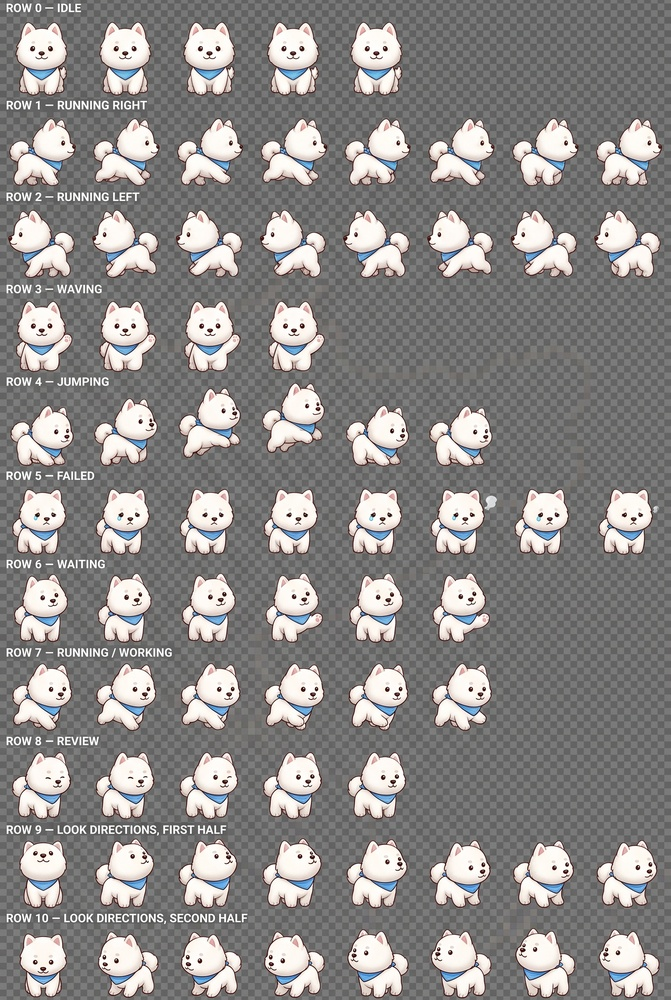
#> input picture 13_imagine/Gemini_Generated_Image_8ey5zg8ey5zg8ey5.jpg, 671 x 1000 px, shrunk from 1696 x 2528 before the run, found by its file name
$ python grid.py
#> lines starting #> are read from the running program, lines starting #| are printed output that depends on the picture; after the words box and inside, x2 and y2 are one past the last pixel; in counts of white or black regions, pixels touching at a corner belong together
import numpy as np
from PIL import Image

SRC = r"c:/Users/hp/Desktop/Python_Projects/my_project/13_imagine/Gemini_Generated_Image_8ey5zg8ey5zg8ey5.jpg"

arr = np.array(Image.open(SRC).convert("RGB")).astype(np.int16)
H, W, _ = arr.shape
#> H = 1000; W = 671
mx = arr.max(axis=2)
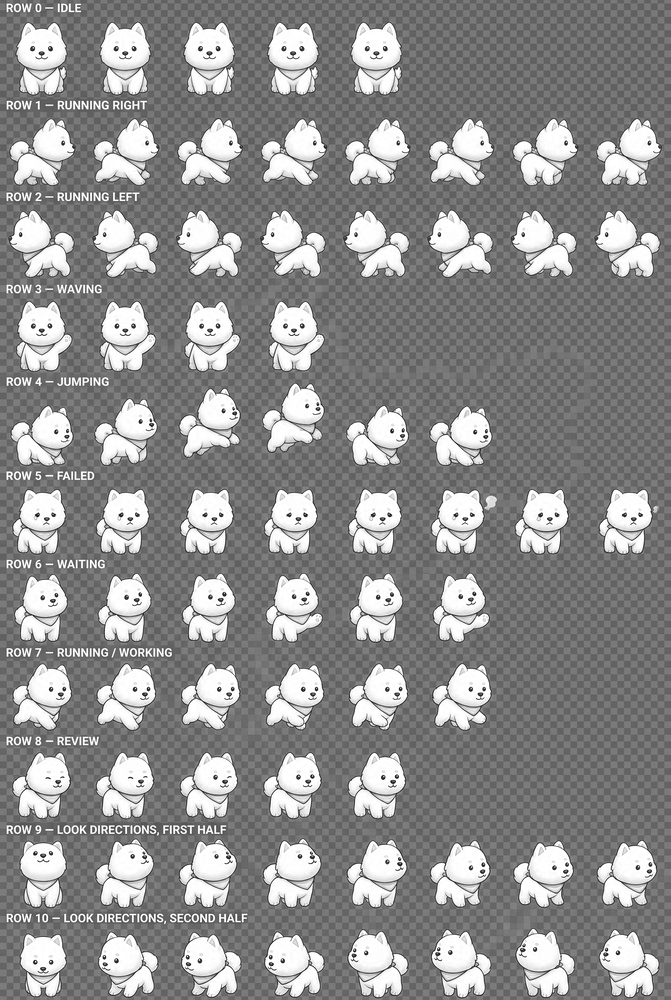
#> mx: shape (1000, 671) int16; min 11, max 255, mean 143.2
mn = arr.min(axis=2)
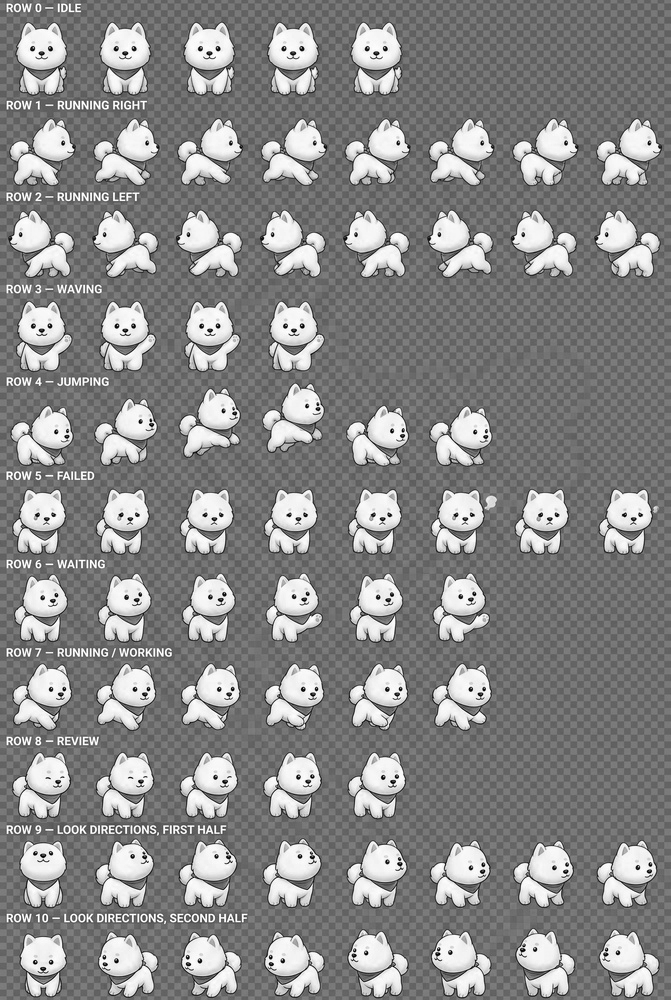
#> mn: shape (1000, 671) int16; min 0, max 255, mean 136.6
sat = mx - mn
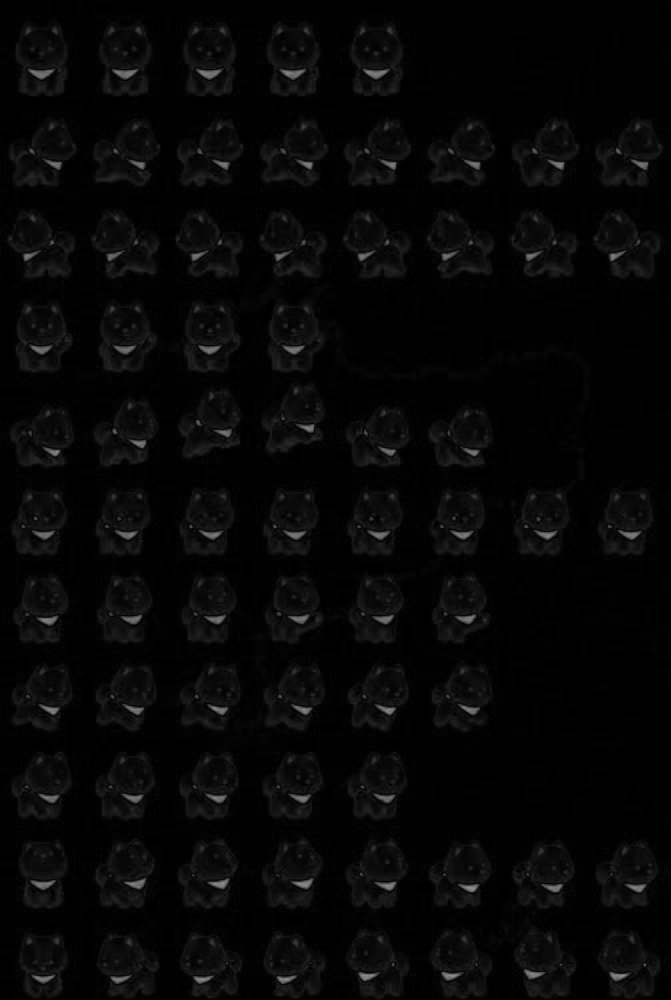
#> sat: shape (1000, 671) int16; min 0, max 144, mean 6.6
val = mx

# checkerboard = neutral grey in the two detected levels
gray = (sat < 16) & (val >= 70) & (val <= 150)
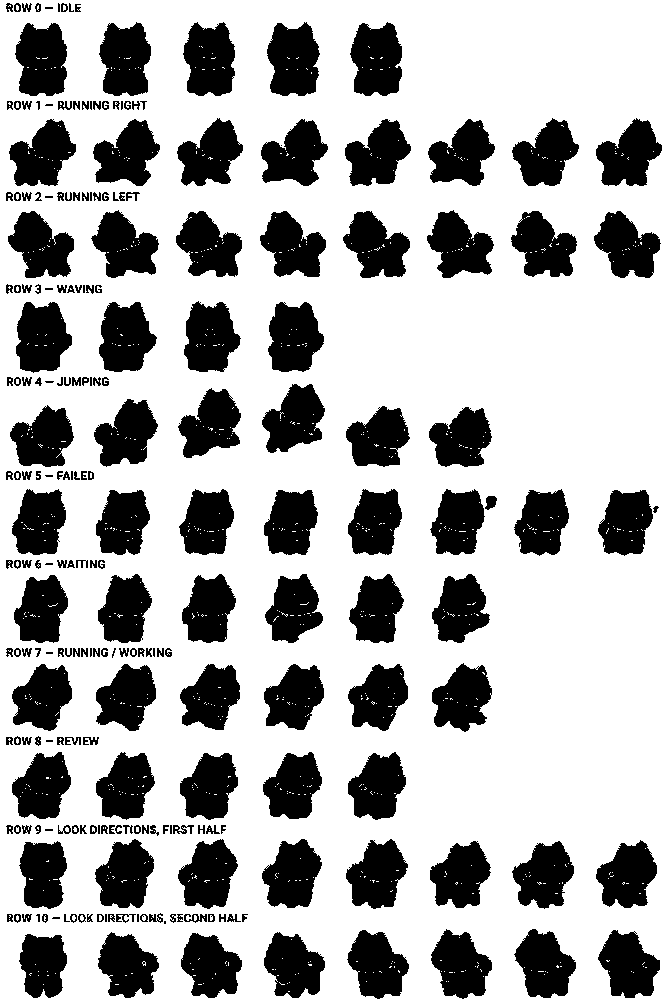
#> gray: shape (1000, 671) bool; 69.6% white; 235 black regions (28 under 20 px), largest, box (x1, y1, x2, y2) and area: (267, 22, 320, 96) 3060, (350, 22, 402, 96) 3041, (15, 23, 67, 96) 3033
fg = ~gray
print("fg fraction:", round(float(fg.mean()), 4))
#| fg fraction: 0.304


def runs(mask, minlen=1):
    """Return (start, end) of True runs."""
    d = np.diff(np.concatenate(([0], mask.astype(np.int8), [0])))
    st = np.where(d == 1)[0]
    en = np.where(d == -1)[0]
    return [(int(a), int(b)) for a, b in zip(st, en) if b - a >= minlen]


rowprof = fg.mean(axis=1)
#> rowprof = 1000 values, max 0.779 at index 149, min 0 at index 0, mean 0.304
bands = runs(rowprof > 0.02, minlen=60)
#> in runs, `d = np.diff(np.concatenate(([0], mask.astype(np.int8), [0])))`: d = 1001 values, max 1 at index 3, min -1 at index 12, mean 0
#> in runs, `st = np.where(d == 1)[0]`: st = 21 values from 3 to 930
#> in runs, `en = np.where(d == -1)[0]`: en = 21 values from 12 to 998
#> bands = [(23, 96), (119, 186), (211, 278), (302, 372), (377, 467), (489, 555), (574, 643), (664, 731), (753, 819), (840, 908), (930, 998)]
print("bands found:", len(bands))
#| bands found: 11
for i, (a, b) in enumerate(bands):
    print("  band", i, "y", a, b, "h", b - a)
#> this loop made 11 passes
#|   band 0 y 23 96 h 73
#|   band 1 y 119 186 h 67
#|   band 2 y 211 278 h 67
#|   band 3 y 302 372 h 70
#|   band 4 y 377 467 h 90
#|   band 5 y 489 555 h 66
#|   band 6 y 574 643 h 69
#|   band 7 y 664 731 h 67
#> (further printed lines are left out)

colprof = fg.mean(axis=0)
#> colprof = 671 values, max 0.745 at index 39, min 0 at index 0, mean 0.304
cols = runs(colprof > 0.03, minlen=40)
#> cols = [(6, 89), (90, 159), (178, 241), (262, 325), (346, 409), (430, 492), (513, 576), (597, 660)]
print("cols found:", len(cols))
#| cols found: 8
for i, (a, b) in enumerate(cols):
    print("  col", i, "x", a, b, "w", b - a)
#> this loop made 8 passes
#|   col 0 x 6 89 w 83
#|   col 1 x 90 159 w 69
#|   col 2 x 178 241 w 63
#|   col 3 x 262 325 w 63
#|   col 4 x 346 409 w 63
#|   col 5 x 430 492 w 62
#|   col 6 x 513 576 w 63
#|   col 7 x 597 660 w 63
